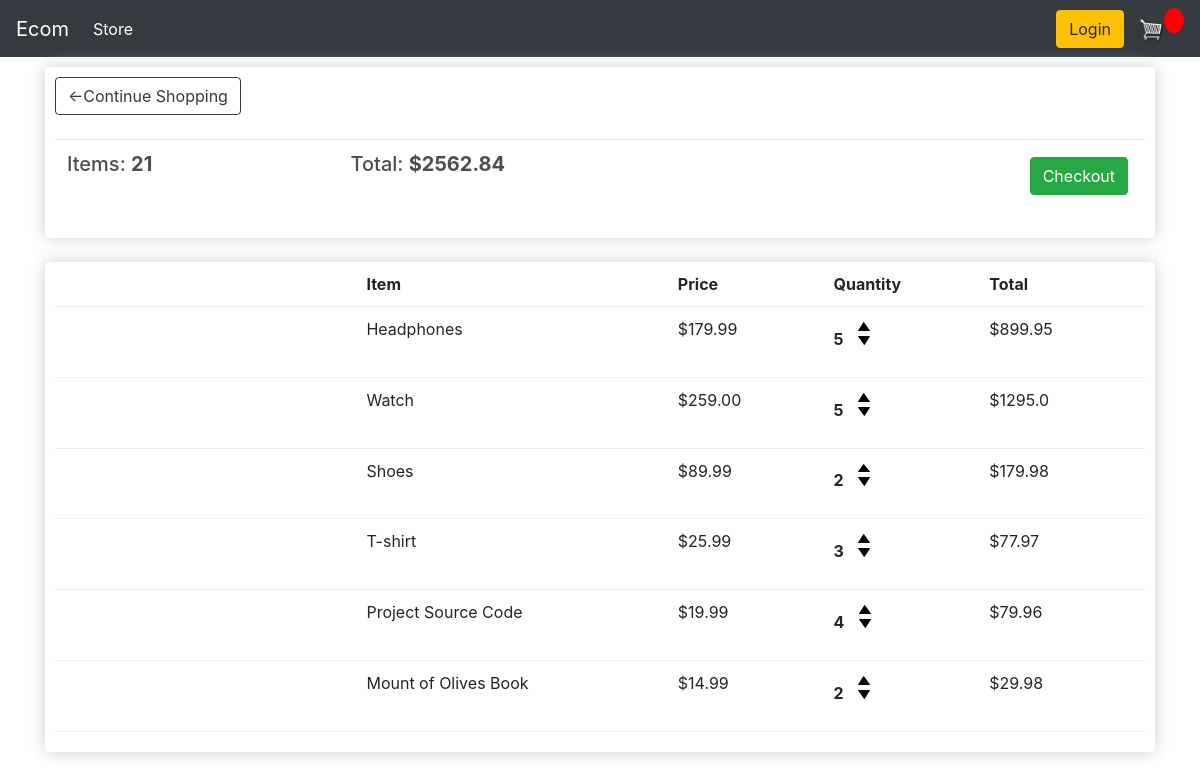
The page /cart/ (signed in) on the database as committed earlier.
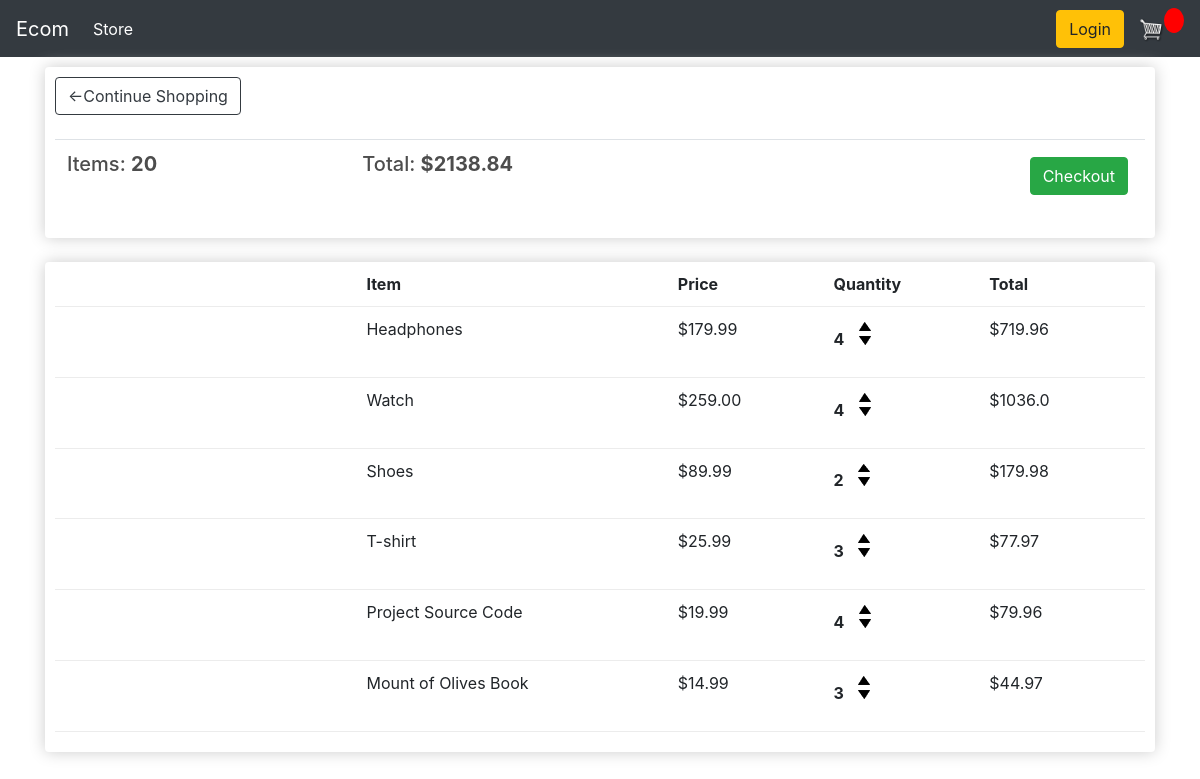
The same page on the database as committed later.
### store/models.py (models this page shows, shortened)
class Order(models.Model):
    customer = models.ForeignKey(Customer, on_delete=models.SET_NULL,null=True, blank=True)
    date_ordered = models.DateTimeField(auto_now_add=True)
    complete = models.BooleanField(default=False,null=True,blank=False)
    transaction_id = models.CharField(max_length=100,null=True)
    @property
    def get_cart_total(self):
        orderitems = self.orderitem_set.all()
        total = sum([item.get_total for item in orderitems])
        return total
    @property
    def get_cart_items(self):
      orderitems = self.orderitem_set.all()
      total = sum([item.quantity for item in orderitems])
      return total

class OrderItem(models.Model):
    product = models.ForeignKey(Product, on_delete=models.SET_NULL, null=True)
    order = models.ForeignKey(Order, on_delete=models.SET_NULL,null=True)
    quantity = models.IntegerField(default=0, null=True,blank=True)
    date_added = models.DateTimeField(auto_now_add=True)
    @property
    def get_total(self):
        total = self.product.price * self.quantity
        return total

class Product(models.Model):
    name = models.CharField(max_length=200, null=True)
    price = models.FloatField()
    digital = models.BooleanField(default=False, null=True,blank=False)
    image = CloudinaryField('image', default='image')
    @property
    def imageURL(self):
        try:
            url = self.image.url
        except:
            url = ''
        return url

### store/views.py (the view)
# urls.py: path('cart/', views.cart, name = "cart"),
def cart(request):
    if request.user.is_authenticated:
        customer = request.user.customer
        order, created = Order.objects.get_or_create(customer=customer,complete=False)
        items = order.orderitem_set.all()
    else:
        items = []
        order = {'get_cart_total':0,'get_cart_items':0}
    context = {'items':items, 'order':order}
    return render(request,'store/cart.html',context )

### store/templates/store/cart.html
{% extends 'store/main.html'%}
{% load static %}
{% block content %}
    <div class="row">
        <div class="col-lg-12">
            <div class="box-element">
                <a class="btn btn-outline-dark" href="{% url 'store' %}">&#X2190;Continue Shopping</a>
                <br>
                <br>
                <table class="table">
                    <tr>
                        <th><h5>Items: <strong>{{order.get_cart_items}}</strong></h5></th>
                        <th><h5>Total: <strong>${{order.get_cart_total|floatformat:2}}</strong></h5></th>
                        <th>
                            <a style="float: right; margin:5px" class="btn btn-success" href="{% url 'checkout' %}">Checkout</a>
                        </th>
                    </tr>
                </table>
            </div>
            <br>
            <div class="box-element">
                <div class="cart-row">
                    <div style="flex:2"></div>
                    <div style="flex:2"><strong>Item</strong></div>
                    <div style="flex:1"><strong>Price</strong></div>
                    <div style="flex:1"><strong>Quantity</strong></div>
                    <div style="flex:1"><strong>Total</strong></div>
                </div>
                {% for item in items %}
                <div class="cart-row">
                    <div style="flex:2"><img class="row-image" src="{{item.product.imageURL}}" alt=""></div>
                    <div style="flex:2"><p>{{item.product.name}}</p></div>
                    <div style="flex:1"><p>${{item.product.price|floatformat:2}}</p></div>
                    <div style="flex:1">
                        <p class="quantity">{{item.quantity}}</p>
                        <div class="quantity">
                            <img data-action="add" data-product="{{item.product.id}}" class="chg-quantity update-cart" src="{% static 'images/arrow-up.png' %}" alt="">
                            <img data-action="remove" data-product="{{item.product.id}}" class="chg-quantity  update-cart" src="{% static 'images/arrow-down.png' %}" alt="">
                        </div>
                    </div>
                    <div style="flex:1">${{item.get_total}}</div>
                </div>
                {% endfor %}
            </div>
        </div>
    </div>
{% endblock content %}

Rows that differ between the two databases and show on the page:
changed through a linked row, Order: get_cart_items "21" → "20"; get_cart_total "2562.84" → "2138.84"
changed OrderItem "Headphones": quantity "5" → "4"; get_total "899.95" → "719.96"
changed OrderItem "Watch": quantity "5" → "4"; get_total "1295.0" → "1036.0"
changed OrderItem "Mount of Olives Book": quantity "2" → "3"; get_total "29.98" → "44.97"
